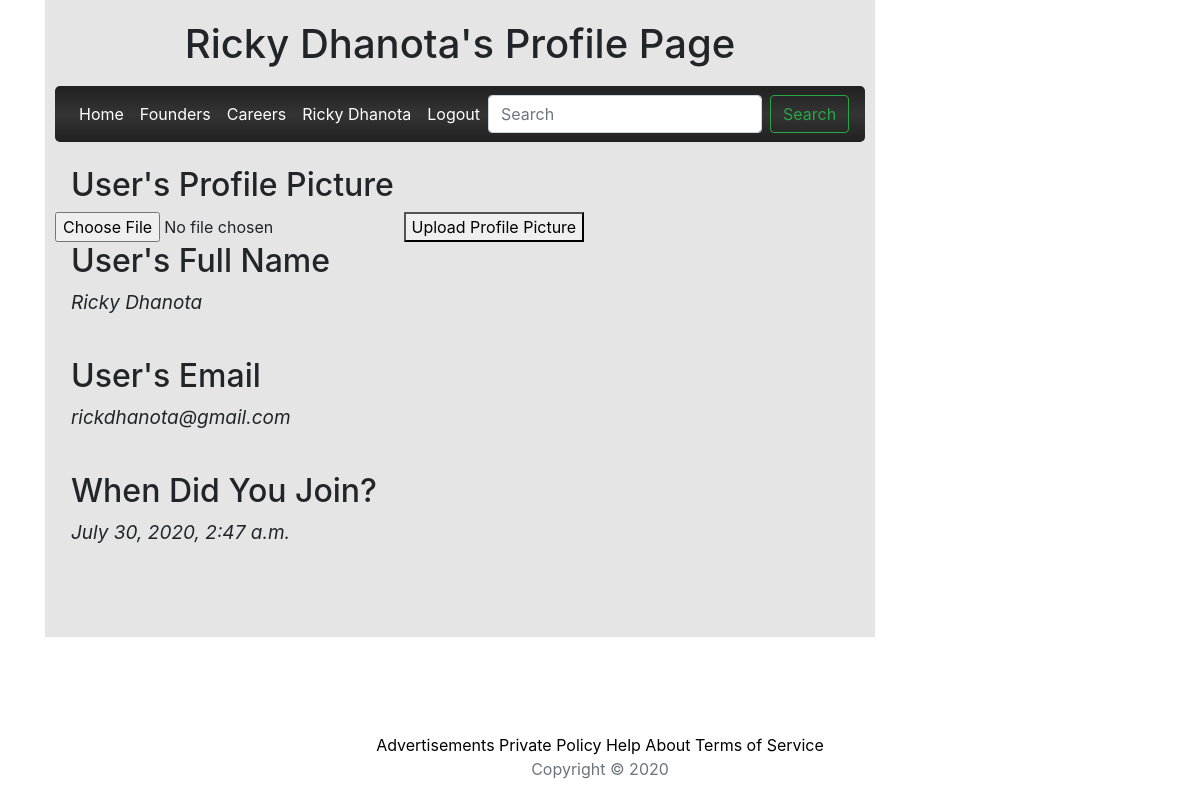
Page /userprofile/2 (signed in) on the earlier database version.
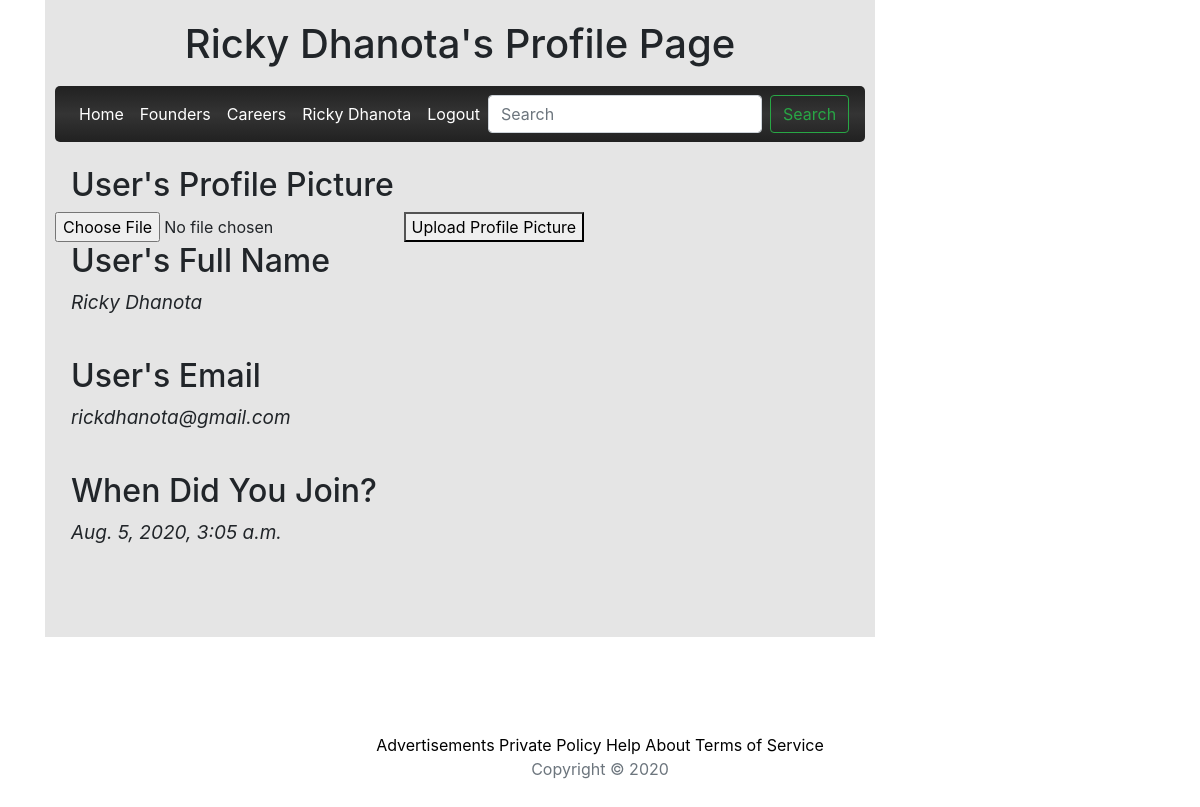
Same page on the later database version.
### recipe_app/models.py (models this page shows)
class User(models.Model):
    first_name = models.CharField(max_length=255)
    last_name = models.CharField(max_length=255)
    email = models.EmailField(max_length=255)
    password = models.CharField(max_length=255)
    created_at = models.DateTimeField(auto_now_add=True)
    updated_at = models.DateTimeField(auto_now=True)
    profilepic = models.CharField(null=True, max_length=255)
    objects = UserManager()

### recipe_app/views.py (the view)
# urls.py: path('userprofile/<int:id>', views.userprofile),
def userprofile(request, id):
    user = User.objects.get(id = request.session['userid'])
    print(user.profilepic)
    context = {
        'user':user,
    }
    return render(request, "userprofile.html", context)

### recipe_app/templates/userprofile.html (shortened to what this page needs)
<!DOCTYPE html>
<html lang="en">
<head>
    {% load static %}
    <link rel="stylesheet" href="{% static 'css/userprofile.css' %}">
    <link rel="stylesheet" href="https://stackpath.bootstrapcdn.com/bootstrap/4.5.0/css/bootstrap.min.css">
</head>
<body class="container">
  <div id="background" class="d-inline-block">
    <h1 class="text-center">{{user.first_name}} {{user.last_name}}'s Profile Page</h1>
    <nav id="navbar" class="navbar navbar-expand-lg navbar-dark bg-dark mb-4 ">
        <div class="collapse navbar-collapse" id="navbarSupportedContent">
          <ul class="navbar-nav mr-auto">
            <li class="nav-item active">
                <a class="nav-link text-white" href="/cookbook">Home</a>
            </li>
            <li class="nav-item active">
                <a class="nav-link text-white" href="/founders">Founders</a>
            </li>
            <li class="nav-item active">
                <a class="nav-link text-white" href="#">Careers</a>
            </li>
            <li class="nav-item active">
                <a class="nav-link text-white" href="userprofile/{{user.id}}">{{user.first_name}} {{user.last_name}}</a>
            </li>
            <li class="nav-item active">
                <a class="nav-link text-white" href="/logout">Logout</a>
            </li>
          </ul>
          <form action="search" class="form-inline my-2 my-lg-0">
            <input class="form-control mr-sm-2" type="search" placeholder="Search" aria-label="Search">
            <button class="btn btn-outline-success my-2 my-sm-0" type="submit">Search</button>
          </form>
        </div>
      </nav>
    <h2 class="ml-3">User's Profile Picture</h2>
      {% if user.profilepic %}
        <img src="{{user.profilepic}}" alt="profile picture" class="ml-3 mt-2 d-inline-block"><br><br>
        <a href="/deletepicture" class="ml-3 d-inline-block"> <button>Delete Profile Picture</button> </a><br><br>
      {% else %}
    <form action="/adding_profile_pic/{{user.id}}" method="POST" enctype="multipart/form-data">
        <input type="file" name="picture" class="d-inline-block">
        <button type="submit" class="d-inline-block">Upload Profile Picture</button><br>
    </form>
    {% endif %}
    <div id="textbody" class="ml-3">
      <h2 class="titleinfo mb-2">User's Full Name</h2>
      <p class="userinfo">{{user.first_name}} {{user.last_name}}</p><br>
      <h2 class="titleinfo">User's Email</h2>
      <p class="userinfo">{{user.email}}</p><br>
      <h2 class="titleinfo">When Did You Join?</h2>
      <p class="userinfo">{{user.created_at}}</p><br>
    </div>
  </div>
  <div class="col-12">
    <footer class="my-5 pt-5 light text-muted text-center text-center">
        <a class="text-black" href="#">Advertisements</a>  <a href="privacypolicy">Private Policy</a> <a href="#">Help</a> <a href="#">About</a> <a href="terms">Terms of Service</a>
        <br>
        Copyright &copy;  2020
    </footer>
</div>
</body>
</html>

Differences in the rows shown:
changed User "Ricky": created_at "July 30, 2020, 2:47 a.m." → "Aug. 5, 2020, 3:05 a.m."
